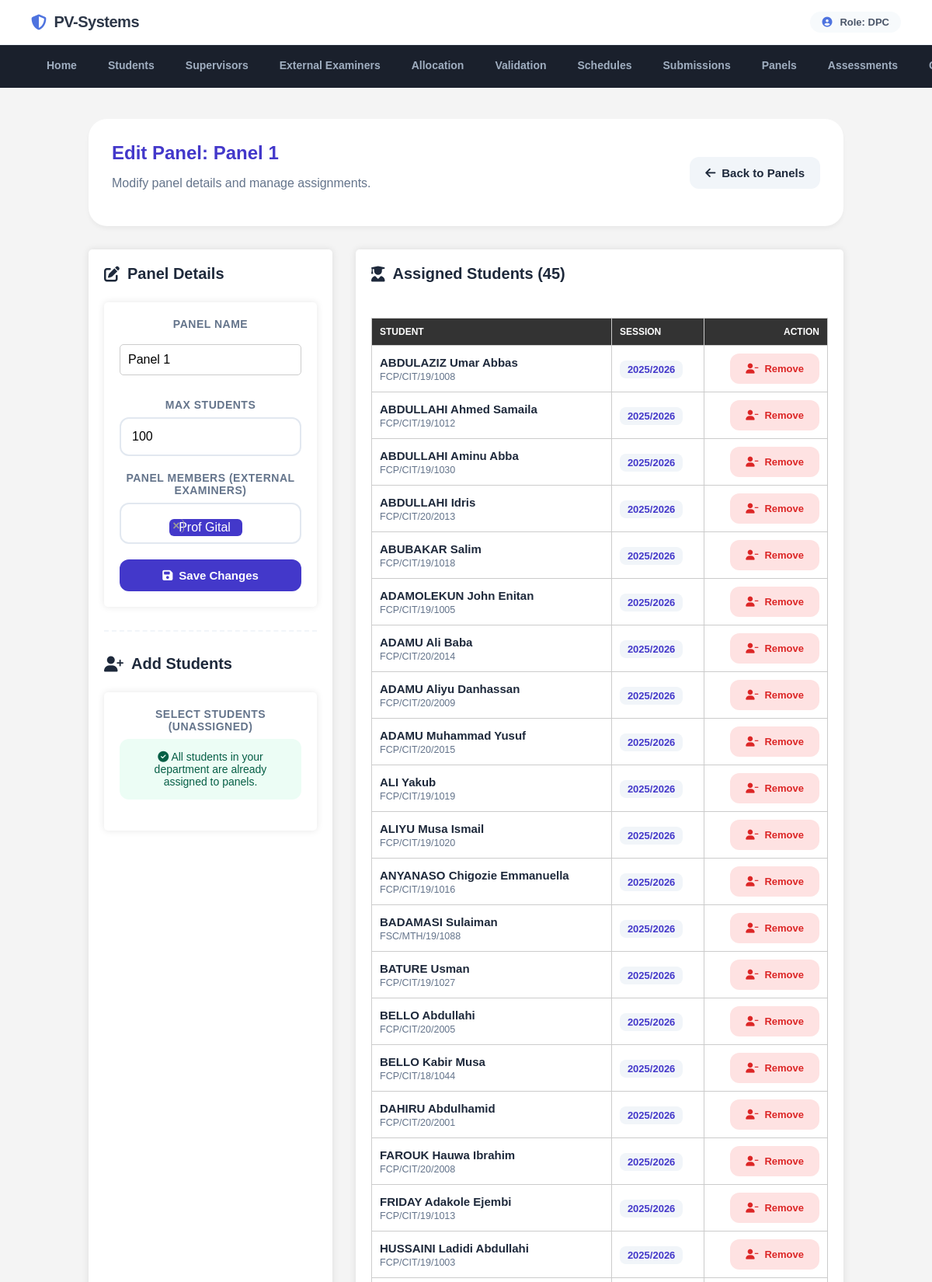
Page /department_project_coordinator/dpc_edit_panel.php?id=1 (signed in, upper part) on the committed database.
### tables this page shows
CREATE TABLE `defense_panels` (
  `id` int(11) NOT NULL,
  `panel_name` varchar(100) NOT NULL,
  `panel_type` enum('proposal','internal','external') DEFAULT 'proposal',
  `department_id` int(11) NOT NULL,
  `max_students` int(11) DEFAULT 10,
  `created_at` timestamp NOT NULL DEFAULT current_timestamp()
);

CREATE TABLE `student_panel_assignments` (
  `id` int(11) NOT NULL,
  `student_id` int(11) NOT NULL,
  `panel_id` int(11) NOT NULL,
  `panel_type` enum('proposal','internal','external') NOT NULL DEFAULT 'proposal',
  `academic_session` varchar(20) DEFAULT NULL,
  `assigned_at` timestamp NOT NULL DEFAULT current_timestamp()
);

CREATE TABLE `students` (
  `id` int(11) NOT NULL,
  `reg_no` varchar(50) NOT NULL,
  `name` varchar(100) NOT NULL,
  `phone` varchar(50) NOT NULL,
  `email` varchar(60) NOT NULL,
  `faculty_id` int(11) NOT NULL,
  `department` int(11) NOT NULL,
  `first_login` tinyint(1) DEFAULT 1
);

### department_project_coordinator/dpc_edit_panel.php (the view, shortened to what this page needs)
<?php
include_once __DIR__ . '/../includes/db.php';
$dpc_id = $_SESSION['user_id'];
$panel_id = $_GET['id'] ?? null;
$active_session = $current_session;
$stmt = $conn->prepare("SELECT u.department as dept_id, d.department_name FROM users u JOIN departments d ON u.department = d.id WHERE u.id = ?");
$stmt->execute([$dpc_id]);
$dpc_info = $stmt->fetch(PDO::FETCH_ASSOC);
$dept_id = $dpc_info['dept_id'];
$stmt = $conn->prepare("SELECT * FROM defense_panels WHERE id = ? AND department_id = ?");
$stmt->execute([$panel_id, $dept_id]);
$panel = $stmt->fetch(PDO::FETCH_ASSOC);
$student_stmt = $conn->prepare("
    SELECT spa.id as assignment_id, s.name, s.reg_no, spa.academic_session
    FROM student_panel_assignments spa
    JOIN students s ON spa.student_id = s.id
    WHERE spa.panel_id = ?
    ORDER BY s.name
");
$student_stmt->execute([$panel_id]);
$assigned_students = $student_stmt->fetchAll(PDO::FETCH_ASSOC);
$unassigned_stmt = $conn->prepare("
    SELECT s.id, s.name, s.reg_no
    FROM students s
    WHERE s.department = ?
    AND s.id NOT IN (SELECT student_id FROM student_panel_assignments WHERE academic_session = ? AND panel_type = ?)
    ORDER BY s.name
");
$unassigned_stmt->execute([$dept_id, $active_session, $panel['panel_type']]);
$unassigned_students = $unassigned_stmt->fetchAll(PDO::FETCH_ASSOC);
?>
<!DOCTYPE html>
<html lang="en">
<head>
    <link rel="stylesheet" href="https://cdnjs.cloudflare.com/ajax/libs/font-awesome/6.4.0/css/all.min.css">
    <link href="https://cdn.jsdelivr.net/npm/select2@4.1.0-rc.0/dist/css/select2.min.css" rel="stylesheet" />
</head>
<body>
    <?php include_once __DIR__ . '/../includes/header.php'; ?>
    <div class="container">
        <div class="header">
            <div>
                <h1>Edit Panel: <?= htmlspecialchars($panel['panel_name']) ?></h1>
                <p style="color: var(--text-muted);">Modify panel details and manage assignments.</p>
            </div>
            <a href="dpc_manage_panels.php" class="btn btn-secondary"><i class="fas fa-arrow-left"></i> Back to Panels</a>
        </div>
        <div class="grid">
            <div class="card">
                <h2><i class="fas fa-edit"></i> Panel Details</h2>
                <form method="POST">
                    <div class="form-group">
                        <label for="panel_name">Panel Name</label>
                        <input type="text" id="panel_name" name="panel_name" value="<?= htmlspecialchars($panel['panel_name']) ?>" required>
                    </div>
                    <div class="form-group">
                        <label for="max_students">Max Students</label>
                        <input type="number" id="max_students" name="max_students" min="1" value="<?= htmlspecialchars($panel['max_students']) ?>" required>
                    </div>
                    <div class="form-group">
                        <label>Panel Members (<?= $panel['panel_type'] === 'external' ? 'External Examiners' : 'Supervisors' ?>)</label>
                    </div>
                    <button type="submit" name="update_panel" class="btn btn-primary" style="width: 100%; justify-content: center;">
                        <i class="fas fa-save"></i> Save Changes
                    </button>
                </form>
                <hr style="margin: 30px 0; border: none; border-top: 2px dashed #f1f5f9;">
                <h2><i class="fas fa-user-plus"></i> Add Students</h2>
                <form method="POST">
                    <div class="form-group">
                        <label>Select Students (Unassigned)</label>
                        <?php if (count($unassigned_students) > 0): ?>
                            <select name="student_ids[]" class="select2-students" multiple required>
                                <?php foreach ($unassigned_students as $stu): ?>
                                    <option value="<?= $stu['id'] ?>"><?= htmlspecialchars($stu['name']) ?> (<?= htmlspecialchars($stu['reg_no']) ?>)</option>
                                <?php endforeach; ?>
                            </select>
                            <p style="font-size: 13px; color: var(--text-muted); margin-top: 8px;">
                                Total unassigned: <strong><?= count($unassigned_students) ?></strong>
                            </p>
                        <?php else: ?>
                            <div style="background: #ecfdf5; color: #065f46; padding: 15px; border-radius: 12px; font-size: 14px;">
                                <i class="fas fa-check-circle"></i> All students in your department are already assigned to panels.
                            </div>
                        <?php endif; ?>
                    </div>
                </form>
            </div>
            <div class="card">
                <h2><i class="fas fa-user-graduate"></i> Assigned Students (<?= count($assigned_students) ?>)</h2>
                <?php if (count($assigned_students) > 0): ?>
                    <div style="overflow-x: auto;">
                        <table>
                            <thead>
                                <tr>
                                    <th>Student</th>
                                    <th>Session</th>
                                    <th style="text-align: right;">Action</th>
                                </tr>
                            </thead>
                            <tbody>
                                <?php foreach ($assigned_students as $asgn): ?>
                                    <tr>
                                        <td>
                                            <strong><?= htmlspecialchars($asgn['name']) ?></strong><br>
                                            <small style="color: var(--text-muted);"><?= htmlspecialchars($asgn['reg_no']) ?></small>
                                        </td>
                                        <td><span class="panel-badge"><?= htmlspecialchars($asgn['academic_session']) ?></span></td>
                                        <td style="text-align: right;">
                                            <a href="?id=<?= $panel_id ?>&remove_student=<?= $asgn['assignment_id'] ?>"
                                               class="btn btn-danger"
                                               onclick="return confirm('Remove student from this panel?')">
                                                <i class="fas fa-user-minus"></i> Remove
                                            </a>
                                        </td>
                                    </tr>
                                <?php endforeach; ?>
                            </tbody>
                        </table>
                    </div>
                <?php endif; ?>
            </div>
        </div>
    </div>
</body>
</html>

### assets/css/styles.css (style rules this page uses)
body { font-family: Arial, sans-serif; margin: 0; padding: 0; background-color: #f4f4f4; display: flex; flex-direction: column; min-height: 100vh; }
.container { width: 90%; max-width: 1200px; margin: 0 auto; padding: 20px; flex: 1; }
form { background-color: #fff; padding: 20px; border-radius: 5px; box-shadow: 0 0 10px rgba(0, 0, 0, 0.1); margin-top: 20px; }
form input[type="text"], form input[type="password"], form textarea, form select { width: 100%; padding: 10px; margin: 10px 0; border: 1px solid #ccc; border-radius: 5px; }
form button { background-color: #333; color: #fff; padding: 10px 20px; border: none; border-radius: 5px; cursor: pointer; }
table { width: 100%; border-collapse: collapse; margin-top: 20px; }
table th, table td { padding: 10px; border: 1px solid #ccc; text-align: left; }
table th { background-color: #333; color: #fff; }
.card { background-color: #fff; padding: 20px; border-radius: 5px; box-shadow: 0 0 10px rgba(0, 0, 0, 0.1); flex: 1 1 calc(33.333% - 40px); text-align: center; }
.card h2 { margin-top: 0; }

### department_project_coordinator/dpc_edit_panel.php (style rules this page uses)
:root { --primary: #4338ca; --primary-light: #6366f1; --success: #059669; --danger: #dc2626; --bg-body: #f1f5f9; --card-bg: #ffffff; --text-main: #1e293b; --text-muted: #64748b; }
body { font-family: 'Outfit', sans-serif; background-color: var(--bg-body); color: var(--text-main); margin: 0; padding: 0; }
.container { max-width: 1200px; margin: 40px auto; padding: 0 20px; }
.header { background: white; padding: 30px; border-radius: 24px; box-shadow: 0 4px 6px -1px rgba(0,0,0,0.05); margin-bottom: 30px; display: flex; justify-content: space-between; align-items: center; }
.header h1 { font-size: 24px; font-weight: 700; color: var(--primary); margin: 0; }
.grid { display: grid; grid-template-columns: 1fr 2fr; gap: 30px; }
.card { background: white; padding: 30px; border-radius: 24px; box-shadow: 0 10px 25px rgba(0,0,0,0.05); }
.card h2 { font-size: 20px; font-weight: 700; margin-bottom: 25px; display: flex; align-items: center; gap: 10px; }
.form-group { margin-bottom: 20px; }
label { font-size: 14px; font-weight: 700; color: var(--text-muted); margin-bottom: 8px; display: block; text-transform: uppercase; letter-spacing: 0.5px; }
input[type="text"], input[type="number"] { width: 100%; padding: 14px; border: 2px solid #e2e8f0; border-radius: 12px; font-family: inherit; font-size: 16px; outline: none; transition: 0.2s; box-sizing: border-box; }
.btn { padding: 12px 20px; border: none; border-radius: 12px; font-family: inherit; font-size: 15px; font-weight: 700; cursor: pointer; transition: 0.3s; display: inline-flex; align-items: center; gap: 8px; text-decoration: none; }
.btn-primary { background: var(--primary); color: white; }
.btn-danger { background: #fee2e2; color: var(--danger); font-size: 13px; }
.btn-secondary { background: #f1f5f9; color: var(--text-main); }
table { width: 100%; border-collapse: collapse; }
th { text-align: left; padding: 15px; font-size: 12px; color: var(--text-muted); text-transform: uppercase; border-bottom: 2px solid #f1f5f9; }
td { padding: 15px; border-bottom: 1px solid #f1f5f9; font-size: 15px; }
.panel-badge { background: #f1f5f9; padding: 4px 10px; border-radius: 8px; font-size: 13px; font-weight: 600; color: var(--primary); }

### rows in the picture
defense_panels: panel_name "Panel 1", max_students "100"
student_panel_assignments: student.name "ABDULAZIZ Umar Abbas", student.reg_no "FCP/CIT/19/1008", academic_session "2025/2026"
student_panel_assignments: student.name "ABDULLAHI Ahmed Samaila", student.reg_no "FCP/CIT/19/1012", academic_session "2025/2026"
student_panel_assignments: student.name "ABDULLAHI Aminu Abba", student.reg_no "FCP/CIT/19/1030", academic_session "2025/2026"
student_panel_assignments: student.name "ABDULLAHI Idris", student.reg_no "FCP/CIT/20/2013", academic_session "2025/2026"
student_panel_assignments: student.name "ABUBAKAR Salim", student.reg_no "FCP/CIT/19/1018", academic_session "2025/2026"
student_panel_assignments: student.name "ADAMOLEKUN John Enitan", student.reg_no "FCP/CIT/19/1005", academic_session "2025/2026"
student_panel_assignments: student.name "ADAMU Ali Baba", student.reg_no "FCP/CIT/20/2014", academic_session "2025/2026"
student_panel_assignments: student.name "ADAMU Aliyu Danhassan", student.reg_no "FCP/CIT/20/2009", academic_session "2025/2026"
student_panel_assignments: student.name "ADAMU Muhammad Yusuf", student.reg_no "FCP/CIT/20/2015", academic_session "2025/2026"
student_panel_assignments: student.name "ALI Yakub", student.reg_no "FCP/CIT/19/1019", academic_session "2025/2026"
student_panel_assignments: student.name "ALIYU Musa Ismail", student.reg_no "FCP/CIT/19/1020", academic_session "2025/2026"
student_panel_assignments: student.name "ANYANASO Chigozie Emmanuella", student.reg_no "FCP/CIT/19/1016", academic_session "2025/2026"
student_panel_assignments: student.name "BADAMASI Sulaiman", student.reg_no "FSC/MTH/19/1088", academic_session "2025/2026"
student_panel_assignments: student.name "BATURE Usman", student.reg_no "FCP/CIT/19/1027", academic_session "2025/2026"
student_panel_assignments: student.name "BELLO Abdullahi", student.reg_no "FCP/CIT/20/2005", academic_session "2025/2026"
student_panel_assignments: student.name "BELLO Kabir Musa", student.reg_no "FCP/CIT/18/1044", academic_session "2025/2026"
student_panel_assignments: student.name "DAHIRU Abdulhamid", student.reg_no "FCP/CIT/20/2001", academic_session "2025/2026"
student_panel_assignments: student.name "FAROUK Hauwa Ibrahim", student.reg_no "FCP/CIT/20/2008", academic_session "2025/2026"
student_panel_assignments: student.name "FRIDAY Adakole Ejembi", student.reg_no "FCP/CIT/19/1013", academic_session "2025/2026"
student_panel_assignments: student.name "HUSSAINI Ladidi Abdullahi", student.reg_no "FCP/CIT/19/1003", academic_session "2025/2026"

### other values in the picture
$_SESSION['role'] "DPC"
count($assigned_students) "45"
